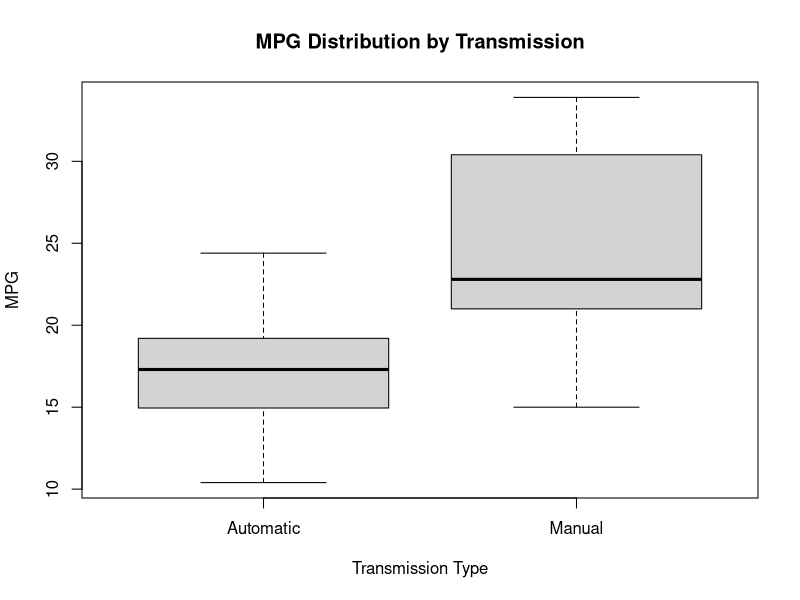
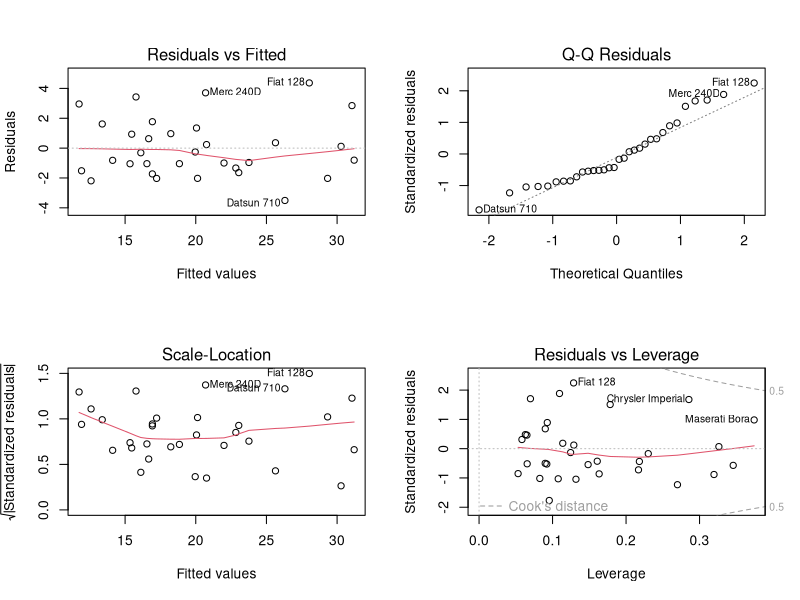

Generate these figures, in order, with R:
## ---- chunk 1
data(mtcars)
names(mtcars)
## ---- chunk 2
mtcars$am <- as.factor(mtcars$am)
levels(mtcars$am) <- c("Automatic", "Manual")
boxplot(mpg ~ am, data = mtcars, xlab = "Transmission Type", ylab = "MPG", main = "MPG Distribution by Transmission")
## ---- chunk 3
fit <- lm(mpg ~ am, data = mtcars)
summary(fit)
## ---- chunk 4
fit2 <- update(fit, mpg ~am + wt)
fit3 <- update(fit, mpg ~am + wt + qsec)
fit4 <- update(fit, mpg ~ am + wt + qsec + cyl)
anova(fit, fit2, fit3, fit4)
## ---- chunk 5
summary(fit3)
## ---- chunk 6
bestfit <- update(fit, mpg ~ am + wt + qsec + am*wt)
anova(fit3, bestfit)
## ---- chunk 7
summary(bestfit)
## ---- chunk 8
par(mfrow = c(2,2))
plot(bestfit)
## ---- chunk 9
14.079 - 4.141 * mean(mtcars$wt)
